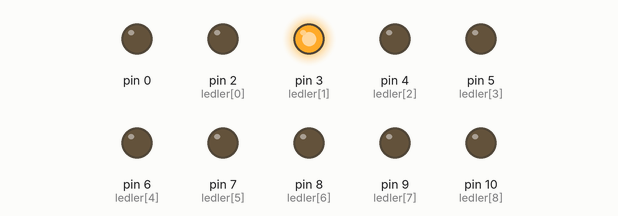
Simulated run of this sketch. Board: Arduino Uno, built with avr-gcc and run on an emulated ATmega328P. Shown: output pins drawn as LEDs (lit = HIGH).

Above: at 0.15 s.
At 1.05 s:
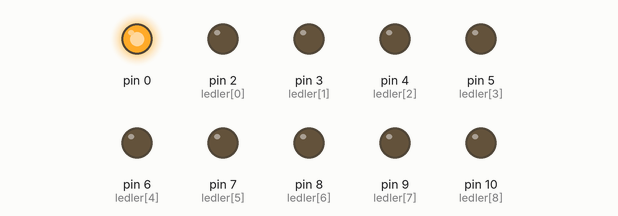
At 1.75 s:
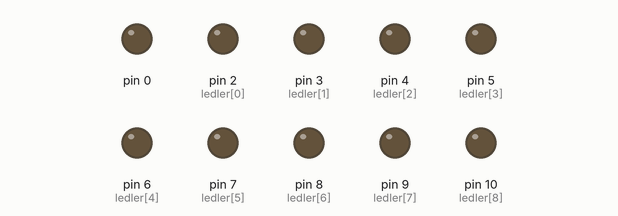
At 2.65 s:
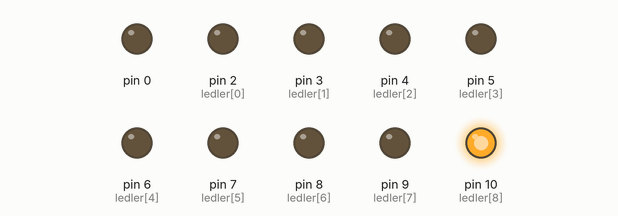
At 4.05 s:
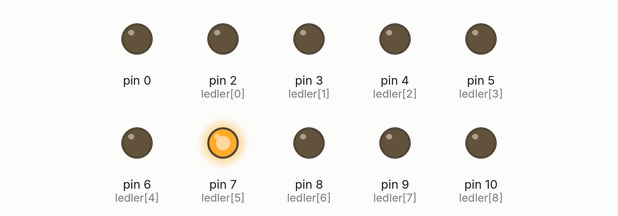
At 7.0 s:
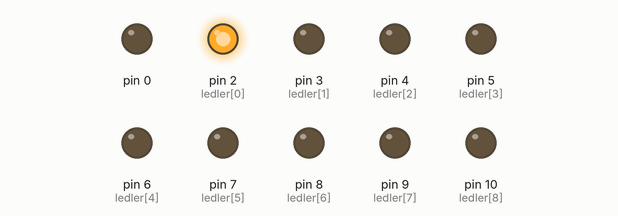
Timing chart, 0 to 8.1 s (numbered marks = the images above):
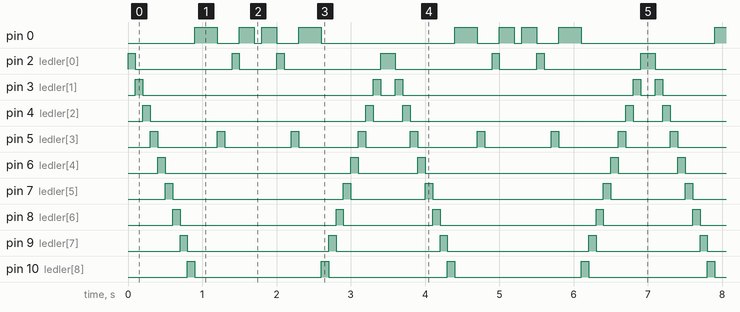

The sketch:

karasimsekdinamik.ino
```cpp
int ledler[] = {2, 3, 4, 5, 6, 7, 8, 9, 10};

void setup() {
    for(int i = 0; i < sizeof(ledler) -1; i++) {
      pinMode(ledler[i], OUTPUT);
    }
}

void loop() {
    for(int i = 0; i < sizeof(ledler) - 1; i++) {
      digitalWrite(ledler[i], HIGH);
      delay(100);
      digitalWrite(ledler[i], LOW);
    }
    for(int j = sizeof(ledler) - 1; j > -1; j--) {
      digitalWrite(ledler[j], HIGH);
      delay(100);
      digitalWrite(ledler[j], LOW);
    }
}
```

Measured:
- by itself, pin 0: repeats every 3.5 s: LOW 0.30 s, HIGH 0.20 s, LOW 0.10 s, HIGH 0.20 s, LOW 0.30 s, HIGH 0.30 s, LOW 1.8 s, HIGH 0.30 s
- by itself, pin 2 (ledler[0]): repeats every 3.5 s: LOW 1.3 s, HIGH 0.10 s, LOW 0.50 s, HIGH 0.10 s, LOW 1.3 s, HIGH 0.20 s
- by itself, pin 3 (ledler[1]): repeats every 3.5 s: LOW 3.1 s, HIGH 0.10 s, LOW 0.20 s, HIGH 0.10 s
- by itself, pin 4 (ledler[2]): repeats every 3.5 s: LOW 2.9 s, HIGH 0.10 s, LOW 0.40 s, HIGH 0.10 s
- by itself, pin 5 (ledler[3]): repeats every 3.5 s: LOW 0.80 s, HIGH 0.10 s, LOW 0.90 s, HIGH 0.10 s, LOW 0.80 s, HIGH 0.10 s, LOW 0.60 s, HIGH 0.10 s
- by itself, pin 6 (ledler[4]): repeats every 3.5 s: LOW 2.5 s, HIGH 0.10 s, LOW 0.80 s, HIGH 0.10 s
- by itself, pin 7 (ledler[5]): repeats every 3.5 s: LOW 2.3 s, HIGH 0.10 s, LOW 1.0 s, HIGH 0.10 s
- by itself, pin 8 (ledler[6]): repeats every 3.5 s: LOW 2.1 s, HIGH 0.10 s, LOW 1.2 s, HIGH 0.10 s
